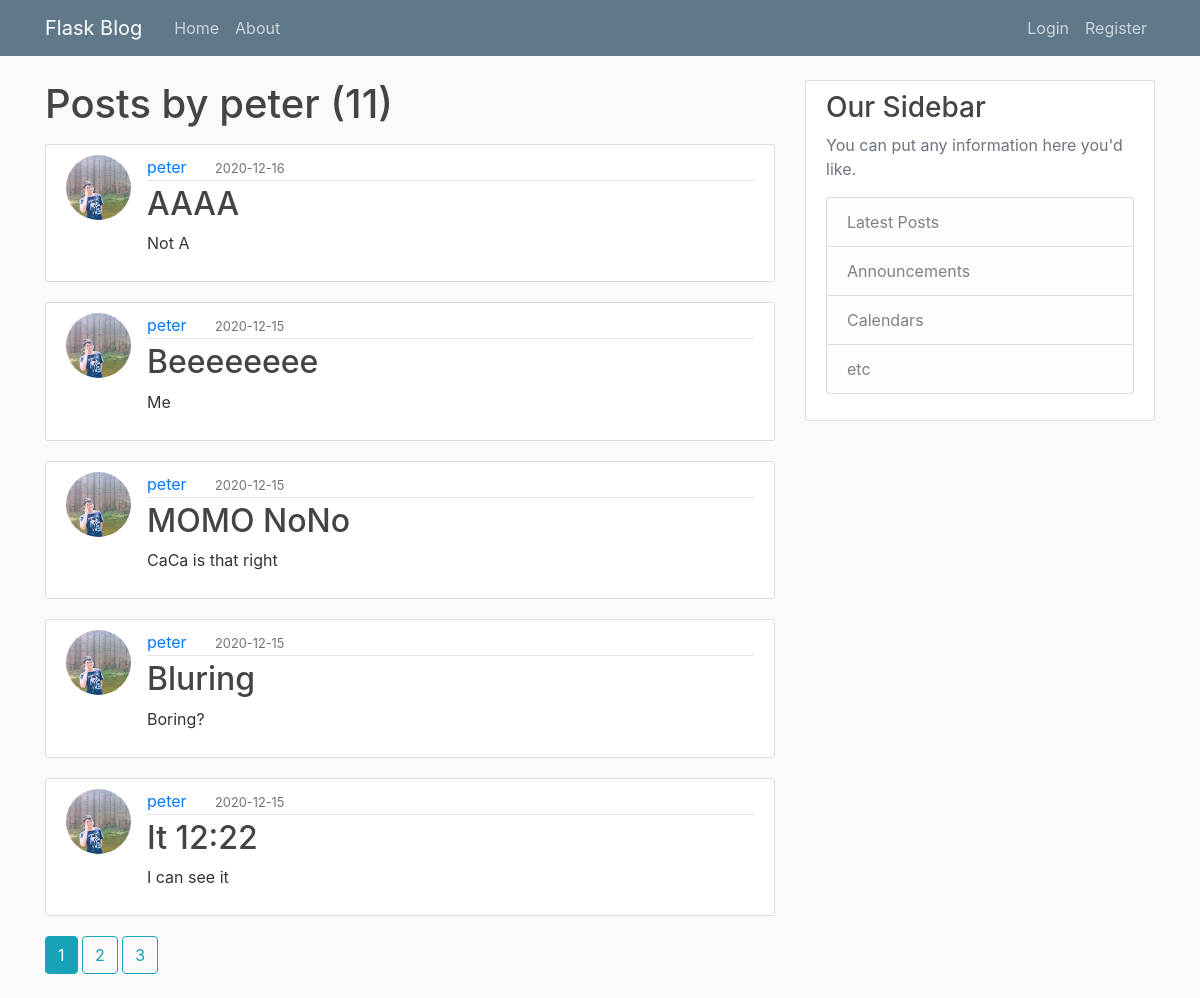
The page /user/peter on the database its author committed.
### flaskblog/models.py (models this page shows, shortened)
class User(db.Model, UserMixin):
    id = db.Column(db.Integer, primary_key=True)
    username = db.Column(db.String(20), unique=True, nullable=False)
    email = db.Column(db.String(120), unique=True, nullable=False)
    image_file = db.Column(db.String(20), nullable=False, default='default.png')
    password = db.Column(db.String(60), nullable=False)
    posts = db.relationship('Post', backref='author', lazy=True) # each user can have many posts

class Post(db.Model):
    id = db.Column(db.Integer, primary_key=True)
    title = db.Column(db.String(100), nullable=False)
    date_posted = db.Column(db.DateTime, nullable=False, default=datetime.utcnow)
    content = db.Column(db.Text, nullable=False)
    user_id = db.Column(db.Integer, db.ForeignKey('user.id'), nullable=False)

### flaskblog/routes.py (the view)
@app.route("/user/<string:username>")
def user_posts(username):
    page = request.args.get('page', 1, type=int)
    user = User.query.filter_by(username=username).first_or_404()
    posts = Post.query.filter_by(author=user)\
        .order_by(Post.date_posted.desc())\
        .paginate(page = page, per_page=5)
    return render_template('user_post.html', posts=posts, user=user) # transfer here posts to the html's posts

### flaskblog/templates/user_post.html
{% extends "layout.html" %}
{% block content %}
    <h1 class="mb-3">Posts by {{ user.username }} ({{ posts.total }})</h1>
    {% for post in posts.items %}
        <article class="media content-section">
            <img class="rounded-circle article-img" src="{{ url_for('static', filename='profile_pics/' + post.author.image_file) }}">
            <div class="media-body">
                <div class="article-metadata">
                    <a class="mr-4" href="{{ url_for('user_posts', username=post.author.username) }}" style="margin-right: 1rem;">{{ post.author.username }}</a>
                    <small class="text-muted">{{ post.date_posted.strftime('%Y-%m-%d') }}</small>
                </div>
                <h2><a class="article-title" href="{{ url_for('post', post_id=post.id) }}">{{ post.title }}</a></h2>
                <p class="article-content">{{ post.content }}</p>
            </div>
        </article>
    {% endfor %}
    {% for page_num in posts.iter_pages(left_edge=1, right_edge=1, left_current=1, right_current=2) %}
        {% if page_num %}
            {% if posts.page == page_num %}
                <a class="btn btn-info mb-4" href="{{ url_for('user_posts', username=user.username, page=page_num) }}">{{ page_num }}</a>
            {% else %}
                <a class="btn btn-outline-info mb-4" href="{{ url_for('user_posts', username=user.username, page=page_num) }}">{{ page_num }}</a>
            {% endif %}
        {% else %}
            ...
        {% endif %}
    {% endfor %}
{% endblock content %}

### flaskblog/static/main.css (style rules this page uses)
body { background: #fafafa; color: #333333; margin-top: 5rem; }
h1, h2, h3, h4, h5, h6 { color: #444444; }
.content-section { background: #ffffff; padding: 10px 20px; border: 1px solid #dddddd; border-radius: 3px; margin-bottom: 20px; }
.article-title { color: #444444; }
.article-content { white-space: pre-line; }
.article-img { height: 65px; width: 65px; margin-right: 16px; }
.article-metadata { padding-bottom: 1px; margin-bottom: 4px; border-bottom: 1px solid #e3e3e3; }
a { text-decoration: none; }

### rows shown on the page
User: username "peter"
Post: image_file (picture), author.username "peter", date_posted "2020-12-16", title "AAAA", content "Not A"
Post: image_file (picture), author.username "peter", date_posted "2020-12-15", title "Beeeeeeee", content "Me"
Post: image_file (picture), author.username "peter", date_posted "2020-12-15", title "MOMO NoNo", content "CaCa is that right"
Post: image_file (picture), author.username "peter", date_posted "2020-12-15", title "Bluring", content "Boring?"
Post: image_file (picture), author.username "peter", date_posted "2020-12-15", title "It 12:22", content "I can see it"

### other values the page prints
{{ posts.total }} "11"
{{ page_num }} "1"
{{ page_num }} "2" "3"
